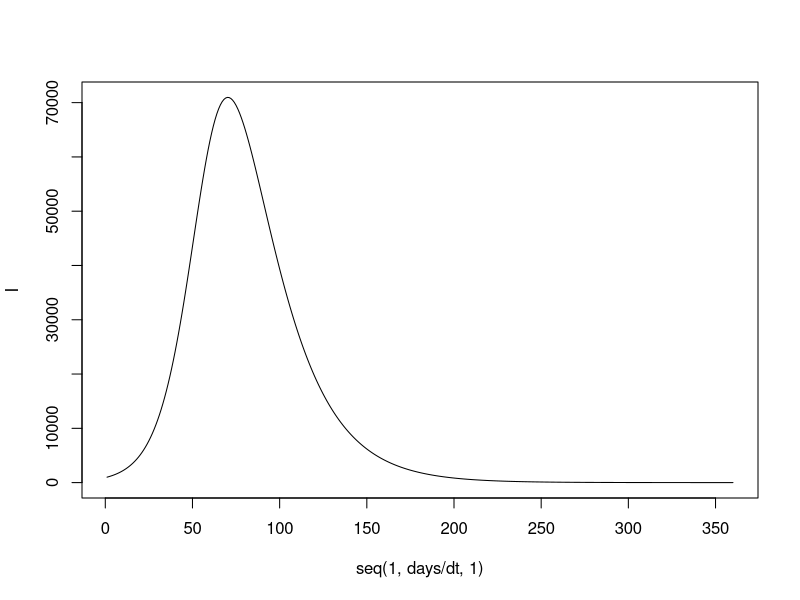
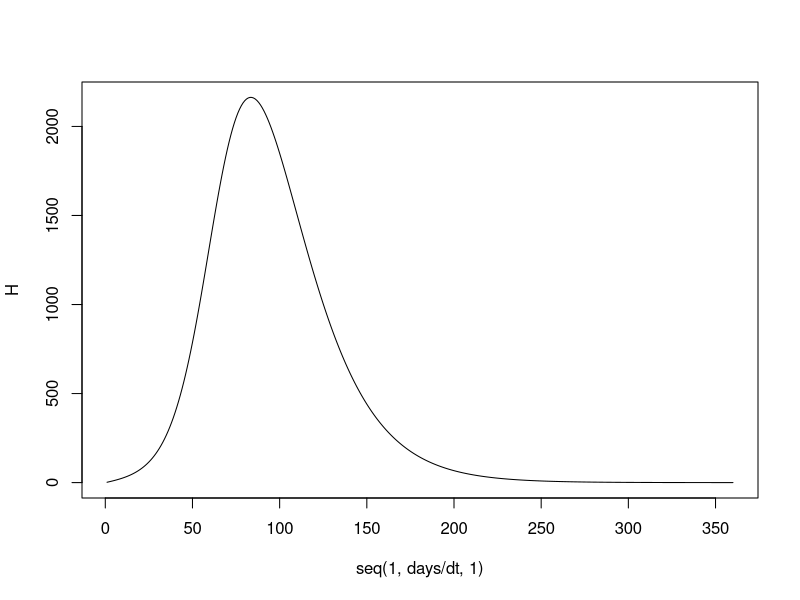
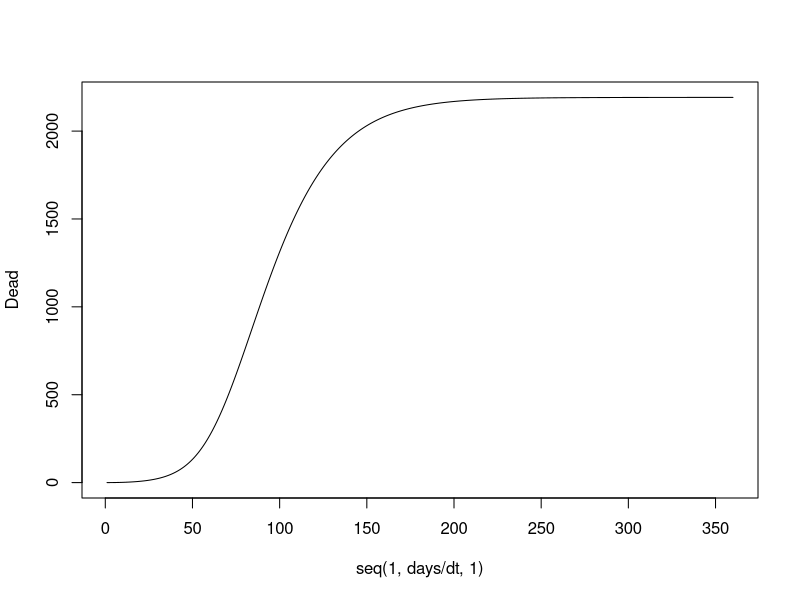
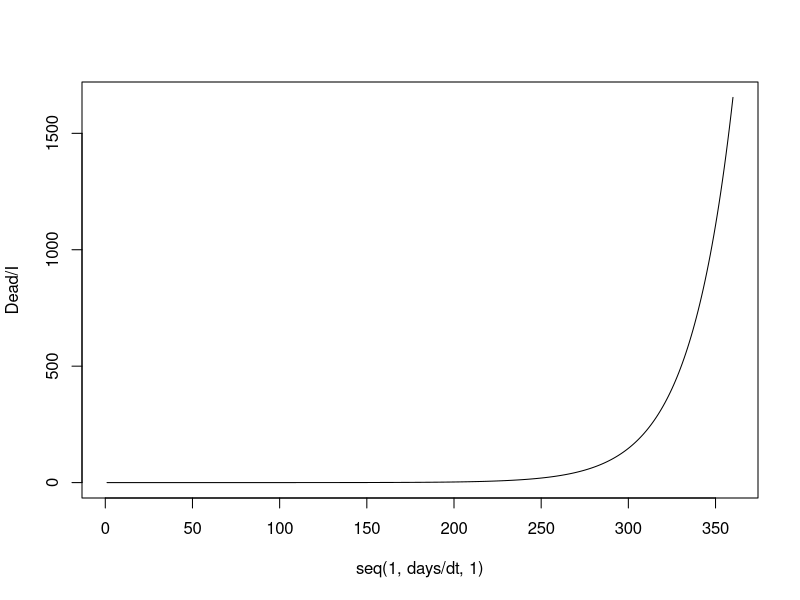
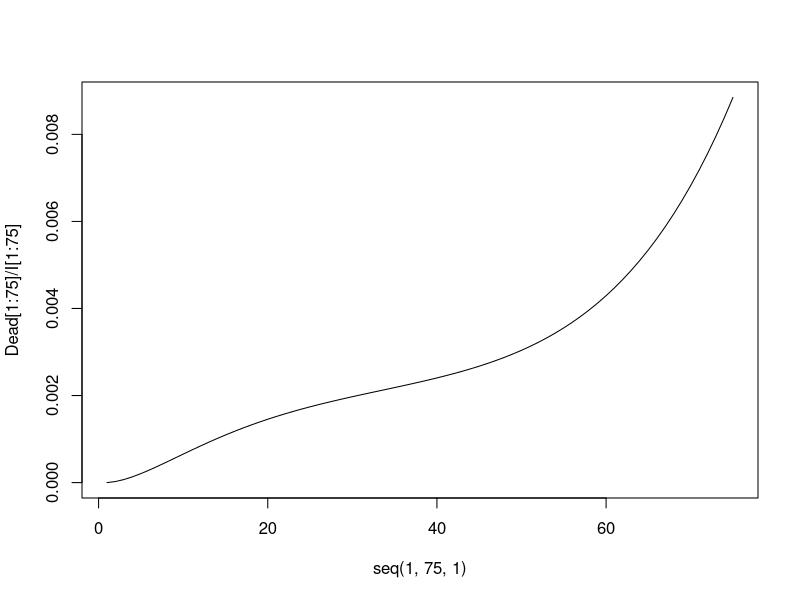
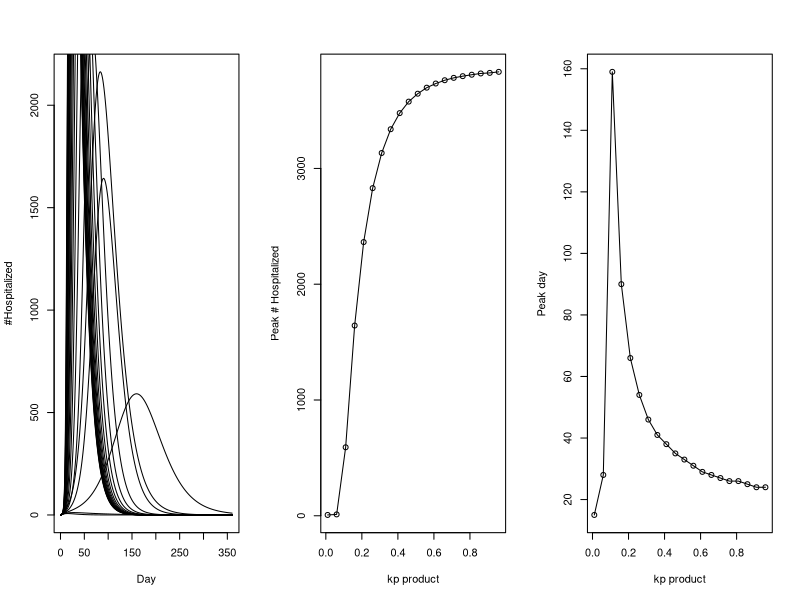
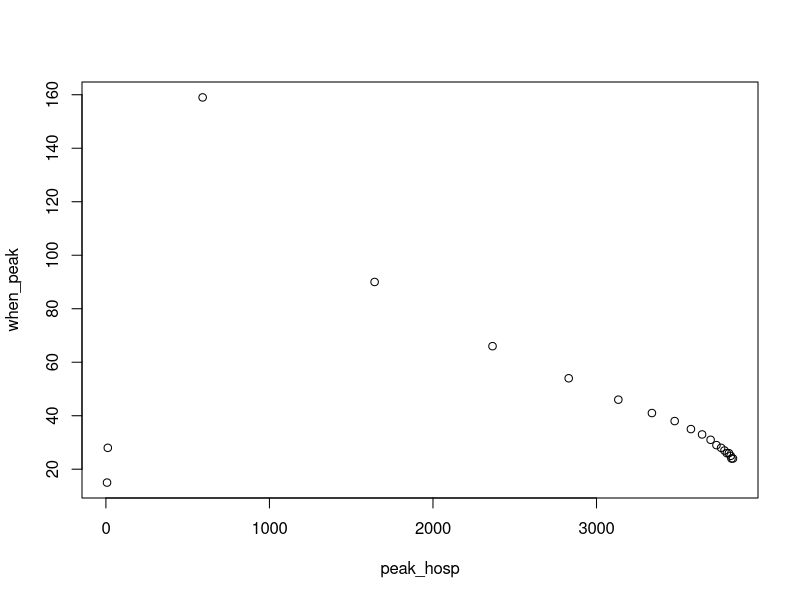
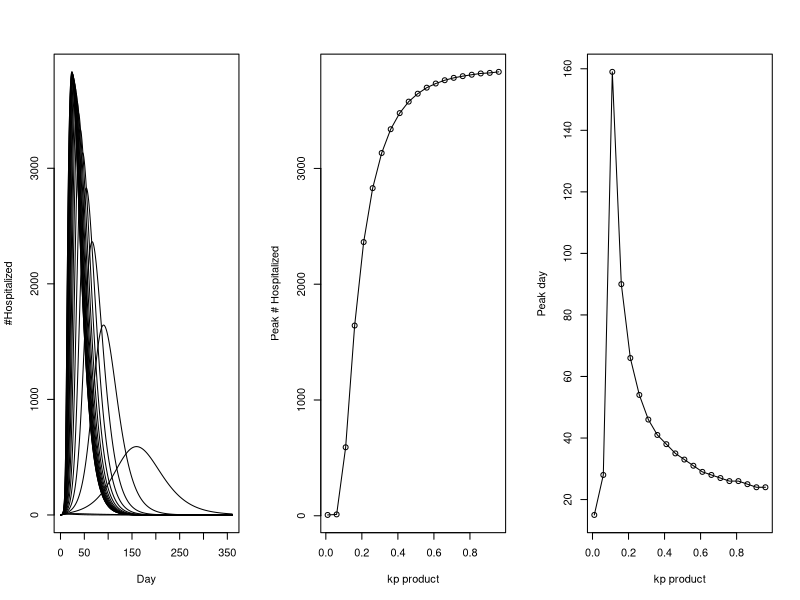

These figures' R source, in order:
##### The Wilson SIHR model :) 
##### Simulating SIR Model with a hospitalization intermediate to
##### predict demand on health services from SARS-COV2 

### Verity et al. 2020 for onset-to-death, onset-to-discharge

days <- 360
init_pop <- 243336
init_sick <- 1000
k <- 7 # #people exposed per infected per day 
p <- 0.02 # probability of transmission from infected to susceptible 

alpha <- (k*p)
hr <- 0.05 # Hospitalization as % of infected with SARS-COV2 
IFR <- hr*0.15 # Overall CFR as product of % of hospitalized patients 
incubate <- 21 # Length of incubation before hospitalization 
stay <- 15 # Length of time of hospitalization to death or discharge 
# population 

h <- -log(1-(hr/incubate)) # rate of hospitalization of infected 
c <- -log(1-(0.2/stay)) # mortality rate of hospitalized 
v_h <- -log(1-(0.8/(stay))) # Recovery rate from hospitalized to well 
v_nh <- -log(1-((1-hr)/incubate)) # Recovery rate for non-hospitalized 
# This is rather restrictive condition because it imposes rapid recovery 
# for those who will not be hospitalized, but is only way to ensure a 
# reasonable fraction end up hospitalized. 

dt <- 1 # Can toggle as needed if numerical instability crops up 

# Key ratios 
# Partitioning of infecteds to hospital: h/v_nh 
# Partitioning of hospitalized to dead/recovered c/v_h


# R_0 <- alpha/(h+v_nh) = 2.05 (I think!) 

S <- rep(0,days/dt)
I <- rep(0,days/dt)
H <- rep(0,days/dt)
R <- rep(0,days/dt)

Dead <- rep(0,days/dt)
sum <- rep(0,days/dt)
Hcount <- rep(0,days/dt)


S[1] <- init_pop - init_sick
I[1] <- init_sick 
R[1] <- 0
Dead[1] <- 0 
H[1] <- 2 
sum[1] <- S[1] + I[1] + R[1] + Dead[1] + H[1]
Hcount[1] <- H[1]

#alpha[i-1] = 0.15 - (i/360)*0.075
#(0.15 - (i/360)*0.15
for(i in 2:(days/dt)){
  S[i] <- S[i-1] - ((alpha)*I[i-1]*S[i-1]/init_pop)*dt
  I[i] <- I[i-1] + (((alpha)*I[i-1]*S[i-1]/init_pop) - (v_nh+h)*I[i-1])*dt
  H[i] <- H[i-1] + (h*I[i-1] - (c+v_h)*H[i-1])*dt 
  R[i] <- R[i-1] + (v_nh*I[i-1] + (v_h)*H[i-1])*dt
  Dead[i] <- Dead[i-1] + (c*H[i-1])*dt # Cumulative dead 
  sum[i] <- S[i] + I[i] + H[i] + R[i] + Dead[i] # Checking conservation 
  Hcount[i] <- Hcount[i-1] + h*I[i-1] # cumulative # hospitalized
}

plot(seq(1,days/dt,1),I,type = 'lwd')
plot(seq(1,days/dt,1),H,type = 'lwd')

round(H)
plot(seq(1,days/dt,1),Dead,type = 'lwd')
plot(seq(1,days/dt,1),Dead/I,type='lwd')

plot(seq(1,75,1),Dead[1:75]/I[1:75],type='lwd')


#plot(seq(1,days/dt,1),H,type = 'lwd')
Dead[360/dt]/init_pop # 0.7% overall mortality 
Hcount[360/dt]/init_pop # 4% hospitalized
Hcount[360/dt]/(Dead[360/dt]+Hcount[360/dt]) # 84% hospitalized recover

H[1:35]

##### Scenario planning for variations in R_0 

k <- 5 # #people exposed per infected per day 
p <- 0.03 # probability of transmission from infected to susceptible 
k*p

kp <- seq(0.01,1,0.05)
peak_hosp <- rep(0,length(kp))
when_peak <- rep(0,length(kp))
par(mfcol=c(1,3))
plot(seq(1,days,1),H,type='lwd',xlab="Day",ylab="#Hospitalized")
for(l in 1:length(kp)){

days <- 360
init_pop <- 3*10^5
init_sick <- 500

alpha <- kp[l]/init_pop
hr <- 0.025 # Hospitalization as % of infected with SARS-COV2 
CFR <- hr*0.2 # Overall CFR as product of % of hospitalized patients 
incubate <- 10 # Length of incubation before hospitalization 
stay <- 14 # Length of time of hospitalization to death or discharge 
sickDay <- 14 # average time to recovery/resistant status for non_hospitalized
# population 


h <- -log(1-(hr/incubate)) # rate of hospitalization of infected 
c <- -log(1-(0.2/stay)) # mortality rate of hospitalized 
v_h <- -log(1-(0.8/stay)) # Recovery rate from hospitalized to well 
v_nh <- -log(1-((1-hr)/sickDay)) # Recovery rate for non-hospitalized 

dt <- 1 # Can toggle as needed if numerical instability crops up 

# R_o <- k*p/(c+v)
# R_0 <- k*p/(CFR+v_nh) = 1.3 (I think!) 

S <- rep(0,days/dt)
I <- rep(0,days/dt)
H <- rep(0,days/dt)
R <- rep(0,days/dt)

Dead <- rep(0,days/dt)

S[1] <- init_pop - init_sick
I[1] <- init_sick 
R[1] <- 0
Dead[1] <- 0 
H[1] <- 0 

for(i in 2:(days/dt)){
  S[i] <- S[i-1] - (alpha*I[i-1]*S[i-1])*dt
  I[i] <- I[i-1] + ((alpha*I[i-1]*S[i-1]) - (v_nh+h)*I[i-1])*dt
  H[i] <- H[i-1] + (h*I[i-1] - (c+v_h)*H[i-1])*dt 
  R[i] <- R[i-1] + (v_nh*I[i-1] + v_h*H[i-1])*dt
  Dead[i] <- Dead[i-1] + (c*H[i-1])*dt
}

peak_hosp[l] <- max(H)
when_peak[l] <- which(H==max(H))

lines(seq(1,days,1),H)

}



plot(kp,peak_hosp,ylab = "Peak # Hospitalized", xlab = "kp product")
lines(kp,peak_hosp)
plot(kp,when_peak, ylab = "Peak day", xlab = "kp product")
lines(kp,when_peak)

par(mfcol=c(1,1))
plot(peak_hosp,when_peak)



##### Global Sensitivity/Uncertainty Analysis 

k <- 5 # #people exposed per infected per day 
p <- 0.03 # probability of transmission from infected to susceptible 



peak_hosp <- rep(0,length(kp))
when_peak <- rep(0,length(kp))
par(mfcol=c(1,3))

plot(seq(1,days,1),H,type='lwd',xlab="Day",ylab="#Hospitalized")
for(l in 1:length(kp)){
  
  days <- 360
  init_pop <- 3*10^5
  init_sick <- 500
  
  alpha <- kp[l]/init_pop
  hr <- 0.025 # Hospitalization as % of infected with SARS-COV2 
  CFR <- hr*0.2 # Overall CFR as product of % of hospitalized patients 
  incubate <- 10 # Length of incubation before hospitalization 
  stay <- 14 # Length of time of hospitalization to death or discharge 
  sickDay <- 14 # average time to recovery/resistant status for non_hospitalized
  # population 
  
  
  h <- -log(1-(hr/incubate)) # rate of hospitalization of infected 
  c <- -log(1-(0.2/stay)) # mortality rate of hospitalized 
  v_h <- -log(1-(0.8/stay)) # Recovery rate from hospitalized to well 
  v_nh <- -log(1-((1-hr)/sickDay)) # Recovery rate for non-hospitalized 
  
  dt <- 1 # Can toggle as needed if numerical instability crops up 
  
  # R_0 <- k*p/(h+v_nh) = 1.3 (I think!) 
  
  S <- rep(0,days/dt)
  I <- rep(0,days/dt)
  H <- rep(0,days/dt)
  R <- rep(0,days/dt)
  
  Dead <- rep(0,days/dt)
  
  S[1] <- init_pop - init_sick
  I[1] <- init_sick 
  R[1] <- 0
  Dead[1] <- 0 
  H[1] <- 0 
  
  for(i in 2:(days/dt)){
    S[i] <- S[i-1] - (alpha*I[i-1]*S[i-1])*dt
    I[i] <- I[i-1] + ((alpha*I[i-1]*S[i-1]) - (v_nh+h)*I[i-1])*dt
    H[i] <- H[i-1] + (h*I[i-1] - (c+v_h)*H[i-1])*dt 
    R[i] <- R[i-1] + (v_nh*I[i-1] + v_h*H[i-1])*dt
    Dead[i] <- Dead[i-1] + (c*H[i-1])*dt
  }
  
  peak_hosp[l] <- max(H)
  when_peak[l] <- which(H==max(H))
  
  lines(seq(1,days,1),H)
  
}



plot(kp,peak_hosp,ylab = "Peak # Hospitalized", xlab = "kp product")
lines(kp,peak_hosp)
plot(kp,when_peak, ylab = "Peak day", xlab = "kp product")
lines(kp,when_peak)

